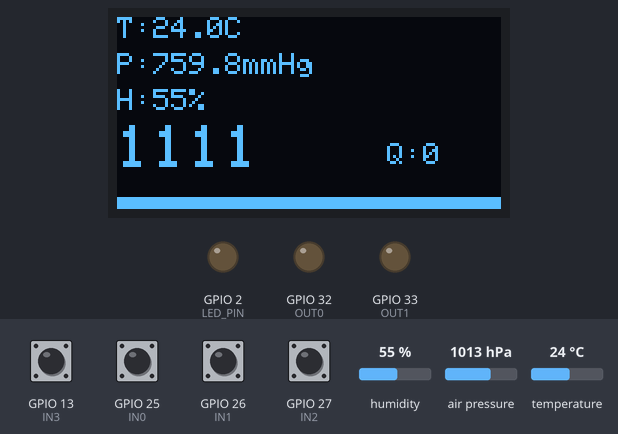
The sketch below on a simulated ESP32. On the bench: 128×64 one-colour display, output pins drawn as LEDs (lit = HIGH). Inputs (shaded band) come from the test bench; at power-on: GPIO 13 (IN3), GPIO 25 (IN0), GPIO 26 (IN1), GPIO 27 (IN2) HIGH, humidity 55 %, air pressure 1013 hPa, temperature 24 °C. WiFi joins after 1.5 s; servers stay silent unless stated; web services answer with replies made up by the test bench; what the sketch prints to the serial monitor is not drawn.

Above: at 4.3 s.
4.4 s: GPIO 13 (IN3) pulled LOW for 1 s
At 6.8 s:
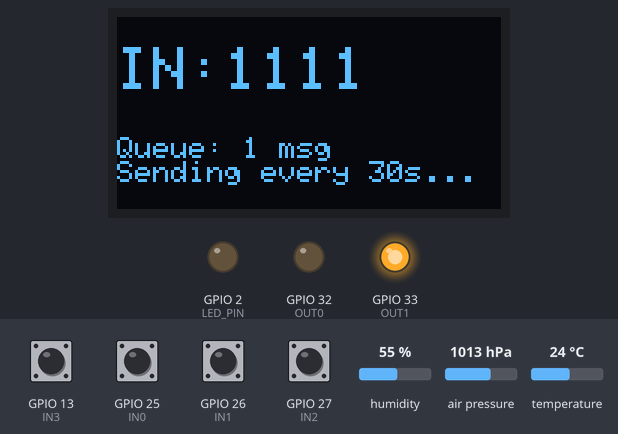
7.1 s: GPIO 25 (IN0) pulled LOW for 1 s
At 8.9 s:
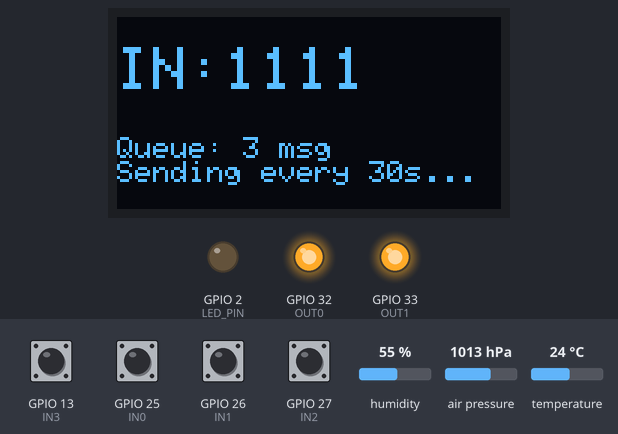
9.9 s: GPIO 26 (IN1) pulled LOW for 1 s
At 11.0 s:
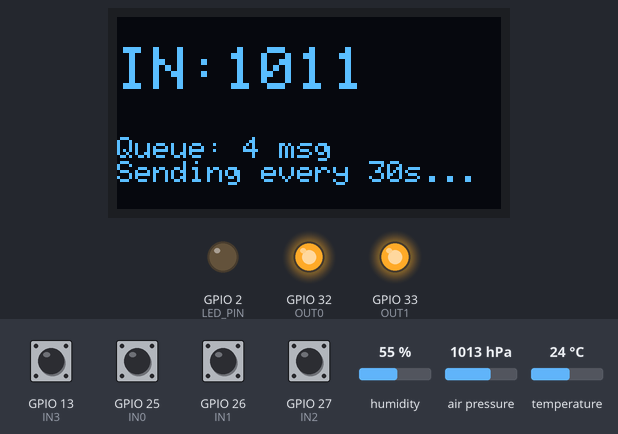
12.7 s: GPIO 27 (IN2) pulled LOW for 1 s
At 13.4 s:
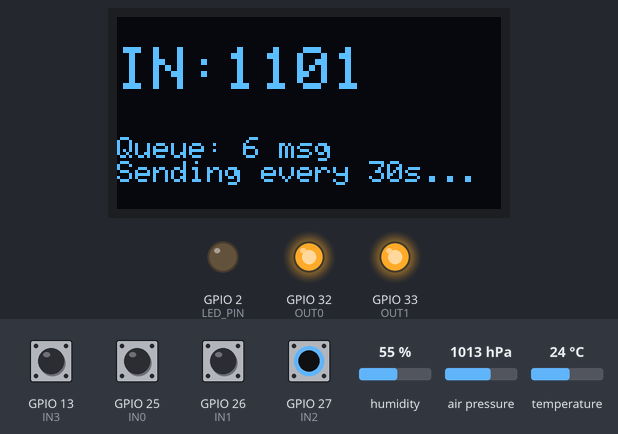
15.5 s: GPIO 13 (IN3) pulled LOW for 1 s
At 16.6 s:
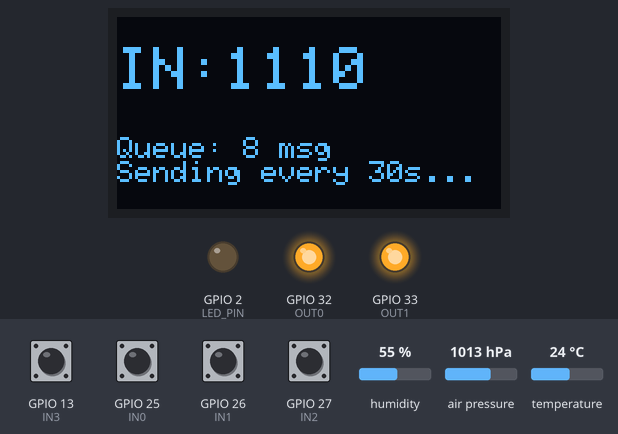
18.3 s: GPIO 25 (IN0) pulled LOW for 1 s
At 20.8 s:
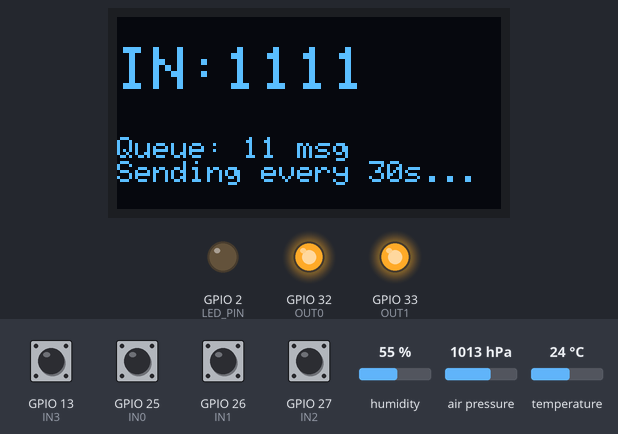
Timing chart, 0 to 36.2 s (numbered marks = the images above; inputs shaded):
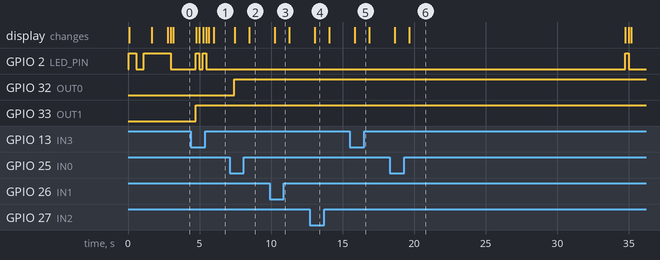

Measured:
- after the input at 4.4 s, GPIO 2 (LED_PIN): alternates HIGH for 0.25 s and LOW for 0.24 s, 4 changes in all, then stays LOW, starting after 0.33 s; GPIO 33 (OUT1): LOW → HIGH after 0.32 s; the display: first changes after 0.36 s (image 1 shows a later state)
- after the input at 7.1 s, GPIO 32 (OUT0): LOW → HIGH after 0.34 s; the display: first changes after 0.36 s (image 2 shows a later state)
- after the input at 9.9 s, the display: changes after 0.36 s (image 3)
- after the input at 12.7 s, the display: changes after 0.36 s (image 4)
- after the input at 15.5 s, the display: changes after 0.36 s (image 5)

The sketch:

ESP32_thingspeak_input8.ino
```cpp
//1) Антидребезг (0.3 сек): Состояние каждого входа считается изменившимся, только если оно
//2) стабильно удерживается в новом положении более 300 мс.
//3) Мгновенная реакция: Как только обнаружено стабильное изменение, плата мгновенно включает OUT0,
// ставит статус в очередь на отправку и выводит информацию на экран.
//4) Блокировка на 30 сек: После фиксации изменения включается таймер блокировки на 30 секунд.
// Очередь событий: Если во время этих 30 секунд (пока горит OUT0 и идет отсчет) другие входы
// изменят свое состояние, система зафиксирует это изменение, сформирует новую строку состояния
// и поставит её в очередь (массив). Текущие 30 секунд не прерываются. Как только они истекут,
// плата сразу отправит следующее событие из очереди и запустит новые 30 секунд.
//5) Обычный режим: Если очередь пуста и тревог нет, каждые 300 секунд отправляется текущее базовое состояние.
//6) добавлен AHT20 + BMP280
//7)Обновленный код для ESP32 реализует управление выходами OUT0/OUT1 при изменении состояний входов IN0-IN3
// с таймером на 30 секунд для OUT1. Реализован механизм повторной отправки данных на ThingSpeak каждые 30 секунд
// при ошибках (RX ERR), а также обновлен интерфейс OLED-дисплея, отображающий температуру, давление, влажность,
// уровни входов и таймер прогресса без названия Wi-Fi сети.
//8) 1) Во время цикла обработки входов на дисплее показывать не время до следующей отправки сообщения, а состояние входов.
//300 секундный цикл дежурного режима начинать каждый раз с нуля после отправки последнего сообщения тревожного цикла,
// а не продолжать прерванный. При изменении IN0 и IN1 устанавливать в единицу на 30 секунд OUT0 плюс устанавливать в единицу
// на 120 секунд OUT1. При изменении IN1 и IN2 устанавливать в единицу на 120 секунд только OUT1

// ============================================================================
// ESP32 ThingSpeak Monitor - QUEUE, RETRY & OUTPUT LOGIC V2.3
// ============================================================================
// 1) Во время обработки очереди на дисплее показываются СОСТОЯНИЯ ВХОДОВ
// 2) 300с цикл дежурного режима СБРАСЫВАЕТСЯ в 0 после отправки последнего тревожного сообщения
// 3) OUT0/OUT1 логика:
//    IN0/IN1 changed → OUT0=30с + OUT1=120с
//    IN2/IN3 changed → OUT1=120с
// ============================================================================

#include <Wire.h>
#include <Adafruit_GFX.h>
#include <Adafruit_SSD1306.h>
#include <Adafruit_AHTX0.h>
#include <Adafruit_BMP280.h>
#include <WiFi.h>
#include <HTTPClient.h>

#define SCREEN_WIDTH 128
#define SCREEN_HEIGHT 64
#define OLED_RESET -1
#define SCREEN_ADDRESS 0x3C
Adafruit_SSD1306 display(SCREEN_WIDTH, SCREEN_HEIGHT, &Wire, OLED_RESET);

Adafruit_AHTX0 aht;
Adafruit_BMP280 bmp;
bool isSensorAvailable = false;

#define LED_PIN 2
#define IN0 25
#define IN1 26
#define IN2 27
#define IN3 13
#define OUT0 32
#define OUT1 33

const char* ssid = "Wally";
const char* password = "23051976";
const String serverName = "http://api.thingspeak.com/update";
const String apiKey = "ssc48jt2fzxhxorj";

// === НАСТРОЙКИ ТАЙМЕРОВ ===
const unsigned long DEBOUNCE_DELAY = 300;           // Антидребезг входов
const unsigned long OUT0_PULSE_TIME = 30000;        // OUT0: 30 секунд
const unsigned long OUT1_PULSE_TIME = 120000;       // OUT1: 120 секунд
const unsigned long NORMAL_REPORT_TIME = 300000;    // Обычная отправка: 300 сек
const unsigned long QUEUE_SEND_INTERVAL = 30000;    // Интервал отправки из очереди: 30 сек

const int numInputs = 4;
const int inputPins[numInputs] = {IN0, IN1, IN2, IN3};

// === ПЕРЕМЕННЫЕ ДЛЯ ВХОДОВ ===
int lastSteadyStates[numInputs] = {HIGH, HIGH, HIGH, HIGH};
int lastDebounceStates[numInputs] = {HIGH, HIGH, HIGH, HIGH};
unsigned long lastDebounceTimes[numInputs] = {0, 0, 0, 0};
int previousSteadyStates[numInputs] = {HIGH, HIGH, HIGH, HIGH};

// === ГЛОБАЛЬНЫЕ ПЕРЕМЕННЫЕ ===
String globalCurrentStatus = "1111";
unsigned long lastNormalSendTime = 0;

// === ВЫХОДЫ ===
unsigned long out0EndTime = 0;
unsigned long out1EndTime = 0;
bool out0Active = false;
bool out1Active = false;

// === ДАТЧИКИ ===
float sensorTemp = 0.0;
float sensorHum = 0.0;
float sensorPress = 0.0;

// === ОЧЕРЕДЬ FIFO ===
#define QUEUE_MAX_SIZE 20
String msgQueue[QUEUE_MAX_SIZE];
int qHead = 0;
int qCount = 0;
unsigned long lastQueueSendTime = 0;

// ============================================================================
// ФУНКЦИИ ОЧЕРЕДИ
// ============================================================================
void enqueue(String msg) {
  if (qCount < QUEUE_MAX_SIZE) {
    int idx = (qHead + qCount) % QUEUE_MAX_SIZE;
    msgQueue[idx] = msg;
    qCount++;
    Serial.println("✓ Enqueue: " + msg + " | Queue: " + String(qCount));
  } else {
    Serial.println("✗ Queue overflow! Event lost.");
  }
}

void dequeue() {
  if (qCount == 0) return;
  qHead = (qHead + 1) % QUEUE_MAX_SIZE;
  qCount--;
  Serial.println("✓ Dequeue | Remaining: " + String(qCount));
}

String peekQueue() {
  if (qCount == 0) return "";
  return msgQueue[qHead];
}

// ============================================================================
// ДИСПЛЕЙ
// ============================================================================
void showNormalDisplay(float temp, float press, float hum, String inputs,
                       int progressSec, int maxPeriod) {
  display.clearDisplay();
  display.setTextColor(SSD1306_WHITE);

  display.setTextSize(1);
  display.setCursor(0, 0); display.print("T:"); display.print(temp, 1); display.println("C");
  display.setCursor(0, 12); display.print("P:"); display.print(press, 1); display.println("mmHg");
  display.setCursor(0, 24); display.print("H:"); display.print(hum, 0); display.println("%");

  display.setTextSize(2);
  display.setCursor(0, 36);
  display.print(inputs);

  display.setTextSize(1);
  display.setCursor(90, 42);
  display.print("Q:"); display.println(qCount);

  if (maxPeriod > 0) {
    int barWidth = map(progressSec, 0, maxPeriod, 0, SCREEN_WIDTH);
    display.fillRect(0, SCREEN_HEIGHT - 4, barWidth, 4, SSD1306_WHITE);
    display.drawRect(0, SCREEN_HEIGHT - 4, SCREEN_WIDTH, 4, SSD1306_WHITE);
  }
  display.display();
}

// Дисплей во время обработки очереди (по требованию: входы вместо таймера)
void showQueueDisplay(String inputs, int queueSize) {
  display.clearDisplay();
  display.setTextColor(SSD1306_WHITE);

  display.setTextSize(2);
  display.setCursor(0, 10);
  display.print("IN:"); display.println(inputs);

  display.setTextSize(1);
  display.setCursor(0, 40);
  display.print("Queue: "); display.print(queueSize); display.println(" msg");
  display.println("Sending every 30s...");

  display.display();
}

void showStatusMessage(String title, String status) {
  display.clearDisplay();
  display.setTextColor(SSD1306_WHITE);
  display.setTextSize(1);
  display.setCursor(0, 0);
  display.println(title);
  display.setTextSize(2);
  display.setCursor(0, 16);
  display.println(status);
  display.display();
}

// ============================================================================
// ОТПРАВКА НА THINGSPEAK
// ============================================================================
bool sendDataToServer(String payload, bool includeClimate = true) {
  if (WiFi.status() != WL_CONNECTED) return false;

  HTTPClient http;
  String url = serverName + "?api_key=" + apiKey + "&field1=" + payload;

  if (includeClimate && payload.length() == 4 && isSensorAvailable) {
    url += "&field2=" + String(sensorTemp, 2);
    url += "&field3=" + String(sensorPress, 2);
    url += "&field4=" + String(sensorHum, 2);
  }

  Serial.println("→ " + url);
  digitalWrite(LED_PIN, HIGH);
  showStatusMessage("Sending...", "ST=" + payload);

  http.begin(url);
  int httpCode = http.GET();

  bool success = (httpCode == 200);
  Serial.println(success ? "✓ RX OK" : "✗ RX ERR: " + String(httpCode));
  showStatusMessage(success ? "Server Response" : "Server Error",
                    success ? "RX OK" : "RX ERR");

  digitalWrite(LED_PIN, LOW);
  delay(150);
  http.end();
  return success;
}

// ============================================================================
// ОБНОВЛЕНИЕ ДАТЧИКОВ
// ============================================================================
void updateSensors() {
  if (!isSensorAvailable) return;
  sensors_event_t humidity, temp;
  aht.getEvent(&humidity, &temp);
  sensorTemp = bmp.readTemperature();
  sensorHum = humidity.relative_humidity;
  sensorPress = bmp.readPressure() * 0.00750062; // Pa → mmHg
}

// ============================================================================
// SETUP
// ============================================================================
void setup() {
  Serial.begin(115200);

  pinMode(LED_PIN, OUTPUT);
  pinMode(OUT0, OUTPUT);
  pinMode(OUT1, OUTPUT);
  digitalWrite(LED_PIN, LOW);
  digitalWrite(OUT0, LOW);
  digitalWrite(OUT1, LOW);

  for (int i = 0; i < numInputs; i++) {
    pinMode(inputPins[i], INPUT_PULLUP);
    int val = digitalRead(inputPins[i]);
    lastSteadyStates[i] = lastDebounceStates[i] = previousSteadyStates[i] = val;
  }
  globalCurrentStatus = String(digitalRead(IN0)) + String(digitalRead(IN1)) +
                        String(digitalRead(IN2)) + String(digitalRead(IN3));

  if (!display.begin(SSD1306_SWITCHCAPVCC, SCREEN_ADDRESS)) {
    Serial.println("✗ OLED init failed!");
    while (true);
  }
  display.clearDisplay(); display.display();

  if (aht.begin() && bmp.begin(0x77)) {
    isSensorAvailable = true;
    Serial.println("✓ Sensors OK");
  } else {
    isSensorAvailable = false;
    Serial.println("✗ Sensors NOT found!");
  }

  WiFi.begin(ssid, password);
  Serial.print("Connecting to WiFi");
  while (WiFi.status() != WL_CONNECTED) {
    digitalWrite(LED_PIN, !digitalRead(LED_PIN));
    Serial.print(".");
    showStatusMessage("WiFi...", "Connecting");
    delay(500);
  }
  Serial.println("\n✓ Connected!");
  showStatusMessage("WiFi", "Connected");
  delay(1000);

  updateSensors();
  lastNormalSendTime = millis();
  lastQueueSendTime = millis() - QUEUE_SEND_INTERVAL; // Первая отправка мгновенно

  sendDataToServer(globalCurrentStatus, true);
}

// ============================================================================
// LOOP
// ============================================================================
void loop() {
  if (WiFi.status() != WL_CONNECTED) {
    Serial.println("WiFi lost, reconnecting...");
    showStatusMessage("WiFi Error", "Reconnecting...");
    digitalWrite(LED_PIN, HIGH); delay(1000); digitalWrite(LED_PIN, LOW);
    WiFi.reconnect(); delay(2000);
    return;
  }

  unsigned long currentMillis = millis();
  bool inputChanged = false;

  // Сохраняем предыдущие состояния ДО обработки антидребезга
  for (int i = 0; i < numInputs; i++) previousSteadyStates[i] = lastSteadyStates[i];

  // === 1) АНТИДРЕБЕЗГ ВХОДОВ ===
  for (int i = 0; i < numInputs; i++) {
    int reading = digitalRead(inputPins[i]);
    if (reading != lastDebounceStates[i]) {
      lastDebounceTimes[i] = currentMillis;
      lastDebounceStates[i] = reading;
    }
    if ((currentMillis - lastDebounceTimes[i]) >= DEBOUNCE_DELAY) {
      if (reading != lastSteadyStates[i]) {
        lastSteadyStates[i] = reading;
        inputChanged = true;
      }
    }
  }

  // === 2) ОБРАБОТКА ИЗМЕНЕНИЙ ВХОДОВ ===
  if (inputChanged) {
    String newStatus = "";
    for (int i = 0; i < numInputs; i++) newStatus += String(lastSteadyStates[i]);
    globalCurrentStatus = newStatus;

    bool in0OrIn1Changed = false;
    bool in2OrIn3Changed = false; // Примечание: если имелись в виду IN1 и IN2, замените индексы [2,3] на [1,2]

    for (int i = 0; i < numInputs; i++) {
      if (lastSteadyStates[i] != previousSteadyStates[i]) {
        if (i == 0 || i == 1) in0OrIn1Changed = true;
        if (i == 2 || i == 3) in2OrIn3Changed = true;
      }
    }

    // Управление выходами (новая логика)
    if (in0OrIn1Changed) {
      out0EndTime = currentMillis + OUT0_PULSE_TIME;
      out0Active = true;
      digitalWrite(OUT0, HIGH);

      out1EndTime = (currentMillis + OUT1_PULSE_TIME > out1EndTime) ? currentMillis + OUT1_PULSE_TIME : out1EndTime;
      out1Active = true;
      digitalWrite(OUT1, HIGH);
      Serial.println("✓ OUT0 ON 30s | OUT1 ON 120s (IN0/IN1 changed)");
    }

    if (in2OrIn3Changed) {
      out1EndTime = (currentMillis + OUT1_PULSE_TIME > out1EndTime) ? currentMillis + OUT1_PULSE_TIME : out1EndTime;
      out1Active = true;
      digitalWrite(OUT1, HIGH);
      Serial.println("✓ OUT1 ON 120s (IN2/IN3 changed)");
    }

    enqueue("1" + globalCurrentStatus);
  }

  // === 3) ТАЙМЕРЫ ВЫХОДОВ ===
  if (out0Active && currentMillis >= out0EndTime) {
    out0Active = false; digitalWrite(OUT0, LOW);
    Serial.println("✓ OUT0 OFF (30s elapsed)");
  }
  if (out1Active && currentMillis >= out1EndTime) {
    out1Active = false; digitalWrite(OUT1, LOW);
    Serial.println("✓ OUT1 OFF (120s elapsed)");
  }

  // === 4) ОБРАБОТКА ОЧЕРЕДИ (СТРОГО КАЖДЫЕ 30 СЕКУНД) ===
  if (qCount > 0 && (currentMillis - lastQueueSendTime >= QUEUE_SEND_INTERVAL)) {
    String currentMsg = peekQueue();
    bool ok = sendDataToServer(currentMsg, false);

    lastQueueSendTime = currentMillis; // Таймер сбрасывается всегда

    if (ok) {
      dequeue();
      Serial.println("✓ Queue item sent & removed");

      // Доработка 2: Если очередь опустела, сбрасываем 300с цикл дежурного режима в ноль
      if (qCount == 0) {
        lastNormalSendTime = millis();
        Serial.println("✓ Queue empty. 300s normal cycle RESTARTED from 0.");
      }
    } else {
      Serial.println("✗ Queue item failed. Will retry in 30s.");
    }
  }

  // === 5) ОБЫЧНЫЙ РЕЖИМ (300 СЕКУНД) - только при пустой очереди ===
  if (qCount == 0) {
    unsigned long elapsed = currentMillis - lastNormalSendTime;

    if (elapsed >= NORMAL_REPORT_TIME) {
      updateSensors();
      bool ok = sendDataToServer(globalCurrentStatus, true);
      if (ok) lastNormalSendTime = currentMillis;
      else enqueue(globalCurrentStatus);
    } else {
      int secLeft = (NORMAL_REPORT_TIME - elapsed) / 1000;
      showNormalDisplay(sensorTemp, sensorPress, sensorHum,
                       globalCurrentStatus, secLeft, NORMAL_REPORT_TIME / 1000);
    }
  } else {
    // Доработка 1: Во время обработки очереди показываем СОСТОЯНИЕ ВХОДОВ, а не таймер
    showQueueDisplay(globalCurrentStatus, qCount);
  }

  // === 6) ФОНОВОЕ ОБНОВЛЕНИЕ ДАТЧИКОВ ===
  static unsigned long lastSensorUpdate = 0;
  if (isSensorAvailable && (currentMillis - lastSensorUpdate >= 5000)) {
    updateSensors();
    lastSensorUpdate = currentMillis;
  }

  delay(10);
}
```
